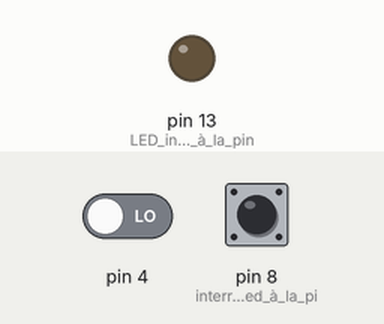
Recording of a sketch running on a simulated Arduino Uno, built with avr-gcc and run on an emulated ATmega328P. On the bench: output pins drawn as LEDs (lit = HIGH). Inputs (shaded band) come from the test bench; at power-on: pin 4 LOW, pin 8 (interrupteur_Reed_à_la_pi) LOW.

Above: at 1.2 s.
1.3 s: pin 4 driven HIGH
At 2.4 s:
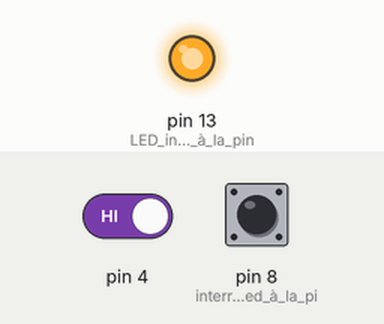
2.8 s: pin 4 driven LOW
At 3.6 s:
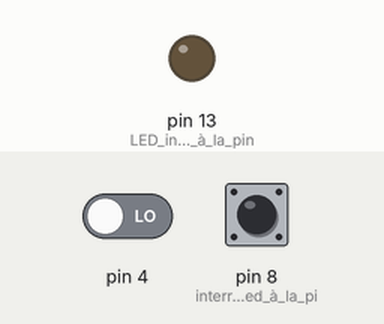
Timing chart, 0 to 5.8 s (numbered marks = the images above; inputs shaded):
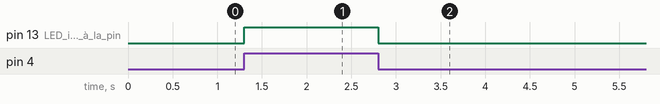

Measured:
- after the input at 1.3 s, pin 13 (LED_indicatrice_à_la_pin): LOW → HIGH at once
- after the input at 2.8 s, pin 13 (LED_indicatrice_à_la_pin): HIGH → LOW at once

The sketch:

test_anemometre.ino
```cpp
unsigned long tempsDebut;  // passage précédent de l'aimant

int etatPrecedent;  // lors de du dernier passage dans le loop,
                    // l'aimant était là, ou pas?

void setup() {
  pinMode(8, INPUT);   // interrupteur Reed à la pin 8
  pinMode(13,OUTPUT);  // LED indicatrice à la pin 13
  Serial.begin(9600);  // moniteur série
  etatPrecedent = digitalRead(8); // on vérifie si l'aimant est là ou pas
}

void loop() {

  int etat, delai;
  unsigned long tempsFin;

  etat = digitalRead(4);  // on vérifie si l'aimant est là ou pas

  digitalWrite(13,etat);

  if ((etat) && (!etatPrecedent)){ // l'aimant vient d'arriver
    if (tempsDebut > 0){  // nous connaissons le moment du début de ce tour
      tempsFin = millis();  // quelle heure est-il?
      delai = tempsFin - tempsDebut;  // durée du tour qui vient de se terminer
      Serial.print("Periode :" );
      Serial.print(delai);
      Serial.print("  millisecondes,  Vitesse :");
      Serial.print(3.6*2*3.1416*0.15*1000/delai);
      // (cette vitesse ne tient pas compte de la fonction d'étalonnage)
      Serial.println(" km/h");
    }

    tempsDebut = tempsFin;  // mise à jour de la variable
  }

  etatPrecedent = etat;  // mise à jour de la variable
}
```
